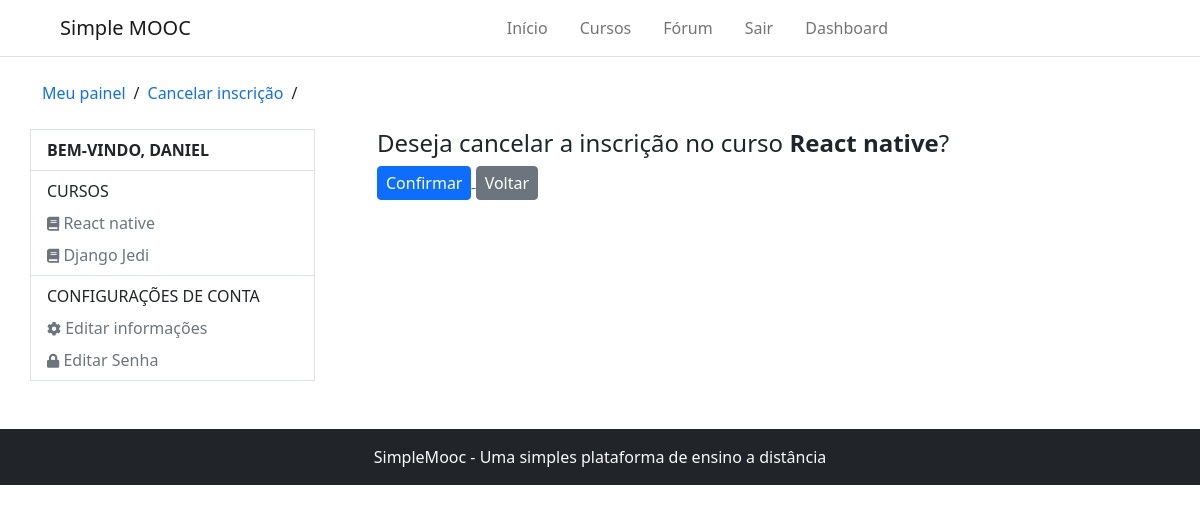
Page /unsubscribe/react-native/ (signed in) on the committed database.
### Accounts/models.py (models this page shows, shortened)
class User(AbstractBaseUser, PermissionsMixin):
    username = models.CharField(max_length=50, verbose_name='Nome de usuário', unique=True,
        validators=[validators.RegexValidator(re.compile('^[\w.@+-]+$'),
        'O nome de usuário só pode conter letras números, ou os seguintes caracteres: @/./+/-/_',
        'invalid')]
    )
    email = models.EmailField(unique=True, verbose_name='E-mail')
    full_name = models.CharField(max_length=100, blank=True, verbose_name='Nome completo')
    is_active = models.BooleanField(blank=True, default=True, verbose_name='Está ativo?')
    is_staff = models.BooleanField(blank=True, default=False, verbose_name='Pertence a equipe?')
    date_joined = models.DateTimeField(auto_now_add=True, verbose_name='Data de entrada')
    objects = UserManager()
    USERNAME_FIELD = 'username'
    REQUIRED_FIELDS = ['email', 'full_name']
    def __str__(self):
        return self.username
    class Meta:
        verbose_name = 'Usuário'
        verbose_name_plural = 'Usuários'

### Courses/models.py (models this page shows, shortened)
class subscribe(models.Model):
    STATUS_CHOICES = (
        (0, 'Análise'),
        (1, 'Aprovado'),
        (2, 'Cancelado'),
    )
    user = models.ForeignKey(settings.AUTH_USER_MODEL, on_delete=models.CASCADE, verbose_name='Usuário')
    course = models.ForeignKey(Course, on_delete=models.CASCADE, verbose_name='Curso')
    status = models.IntegerField(choices=STATUS_CHOICES, default=0, blank=True, verbose_name='Situação')
    created_at = models.DateTimeField(auto_now_add=True, verbose_name='Criado em')
    update_at = models.DateTimeField(auto_now=True, verbose_name='Atualizado em')
    class Meta:
        verbose_name = 'Inscrição'
        verbose_name_plural = 'Inscrições'
        unique_together = (('user', 'course'),)

class Course(models.Model):
    name_course = models.CharField(max_length=50, verbose_name='Nome do curso')
    slug_course = models.SlugField(verbose_name='Atalho', blank=True)
    description_course = models.CharField(max_length=255, verbose_name='Descrição do curso')
    about_course = models.TextField(verbose_name='Sobre o curso')
    image_course = models.ImageField(upload_to='course_img/%Y/%m/%d', verbose_name='Imagem', null=True, blank=True)
    created_at = models.DateTimeField(auto_now_add= True, verbose_name='Data de criação')
    update_at = models.DateTimeField(auto_now=True, verbose_name='Data de atualização')
    objects = CourseManager()
    def __str__(self):
        return self.name_course
    class Meta:
        verbose_name = 'curso'
        verbose_name_plural = 'cursos'

### core/views.py (the view)
# urls.py: path('unsubscribe/<slug:slug>/', views.unsubscribe_course, name='unsubscribe-course'),
@login_required
def unsubscribe_course(request, slug):
    course = get_object_or_404(Course, slug_course=slug)
    Subscribe = get_object_or_404(subscribe, user=request.user, course=course)
    cancel = request.GET.get('cancel')
    if cancel:
        Subscribe.delete()
        return redirect('dashboard')
    return render(request, 'core/unsubscribe_course.html', {'course': course})

### Courses/templatetags/courses_tags.py (called while the page is built)
@register.inclusion_tag('partials/_my_courses.html')
def user_courses(user):
    registrations = subscribe.objects.order_by('-id').filter(user=user)
    return {'registrations': registrations}

### core/templates/core/unsubscribe_course.html
{% extends 'registration/dashboard.html' %}
{% block 'breadcrumbs' %}
    {{ block.super }}
    <li><a href="{% url 'unsubscribe-course' course.slug_course %}" class="text-decoration-none">Cancelar inscrição</a></li>
    <li>/</li>
{% endblock %}
{% block 'dashboard-main' %}
    <h4 class="fw-normal">Deseja cancelar a inscrição no curso <strong>{{ course }}</strong>?</h4>
    <a href="?cancel=true">
        <button class="btn btn-primary px-2 py-1">Confirmar</button>
    </a>
    <a href="{% url 'dashboard' %}">
        <button class="btn btn-secondary px-2 py-1">Voltar</button>
    </a>
{% endblock %}

### Accounts/templates/registration/dashboard.html (shortened to what this page needs)
{% extends 'base.html' %}
{% load courses_tags %}
{% block 'content' %}
    {% include 'partials/_header.html' %}
    <div class="container">
        <ul class="d-flex align-items-center my-4 p-0 gap-2" style="list-style: none;">
            {% block 'breadcrumbs' %}
                <li><a href="{% url 'dashboard' %}" class="text-decoration-none">Meu painel</a></li>
                <li>/</li>
            {% endblock %}
        </ul>
        <div class="row mb-5">
            <div class="col-3 p-0 d-block border border-1" style="margin-right: 50px; height: max-content;">
                {% block 'dashboard-aside' %}
                    <p class="text-uppercase fw-bold px-3 py-2 m-0 border-bottom">bem-vindo, {{ user.username }}</p>
                    <ul class="nav flex-column border-bottom px-3 py-2">
                        <p class="mb-0 text-uppercase">Cursos</p>
                        {% user_courses user %}
                    </ul>
                    <ul class="nav flex-column px-3 py-2">
                        <p class="mb-0 text-uppercase">Configurações de conta</p>
                        <li class="nav-item">
                            <a class="nav-link px-0 link-secondary pb-0" href="{% url 'edit_account' %}">
                                <i class="fas fa-cog" style="font-size: 14px"></i> Editar informações
                            </a>
                        </li>
                        <li class="nav-item">
                            <a class="nav-link px-0 link-secondary pb-0" href="{% url 'edit_password' %}">
                                <i class="fas fa-lock" style="font-size: 14px"></i> Editar Senha
                            </a>
                        </li>
                    </ul>
                {% endblock %}
            </div>
            <div class="col">
                {% block 'dashboard-main' %}{% endblock %}
            </div>
        </div>
    </div>
    {% include 'partials/_footer.html' %}
{% endblock %}

### templates/partials/_my_courses.html
{% for subscribe in registrations %}
    <li class="nav-item">
        <a class="nav-link px-0 link-secondary pb-0" aria-current="page" href="{{ subscribe.course.course_user_url }}">
            <i class="fas fa-book" style="font-size: 14px"></i> {{ subscribe.course }}
        </a>
    </li>
{% empty %}
    <p class="text-muted">Você não está escrito em nenhum curso</p>
{% endfor %}

### rows in the picture
User: username "DANIEL"
subscribe: course "React native"
subscribe: course "Django Jedi"
Course: name_course "React native"
